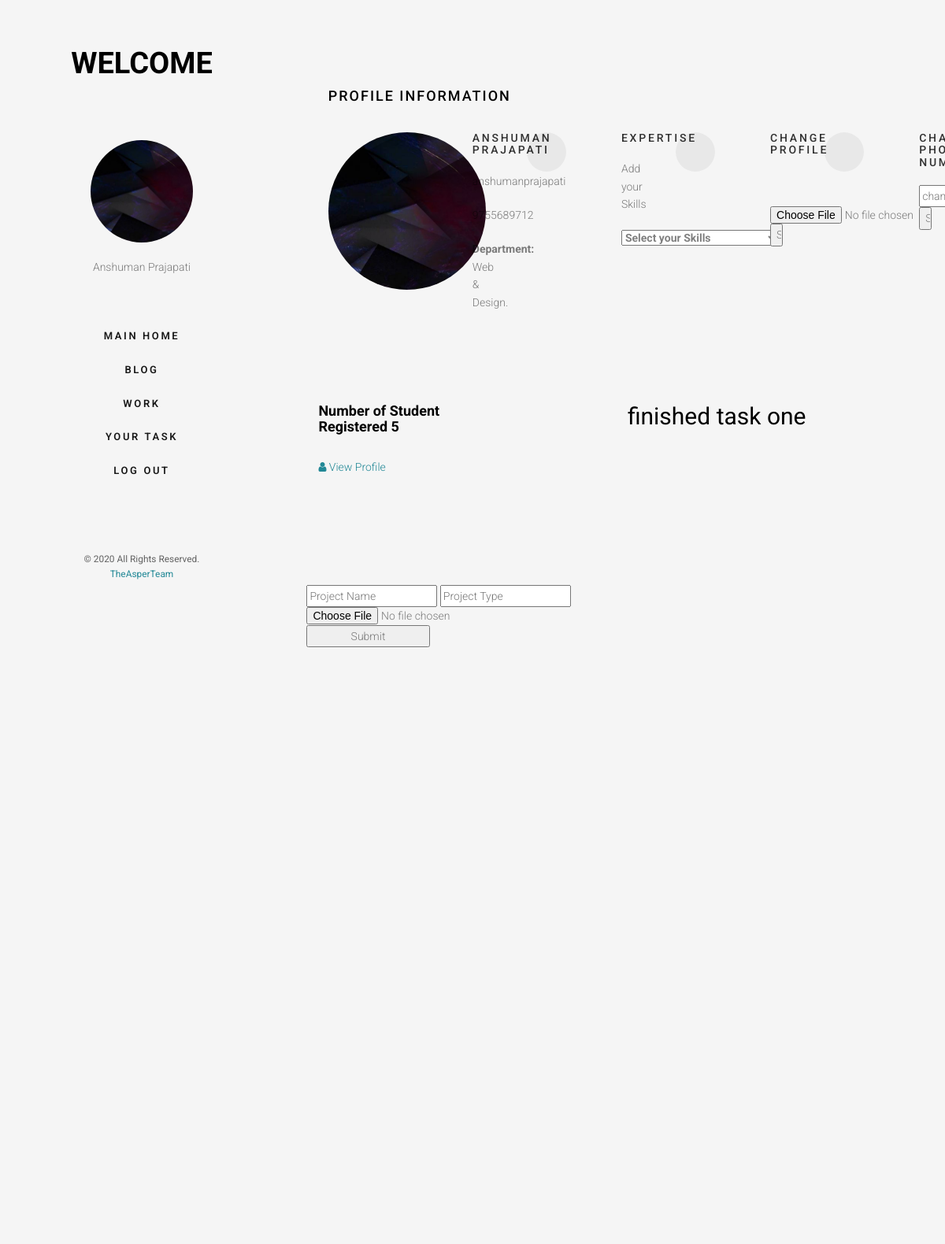
/profile/ (signed in), run on the app's committed database.
### asper/models.py (models this page shows, shortened)
class UserDetail(models.Model):
    usr = models.ForeignKey(User,on_delete=models.CASCADE,null=True)
    image = models.FileField(null=True)
    phone = models.TextField(max_length=10, null=True)
    dept = models.TextField(max_length=20, null=True)

### asper/views.py (the view, shortened to what this page needs)
# urls.py: path('profile/', Profile, name='Profile'),
def Profile(request):
    userdata = UserDetail.objects.filter(usr=request.user).first()
    first = FirstTask.objects.filter(usr=request.user).first()
    count = User.objects.count()
    return render(request, 'profile.html', {'userdata': userdata, 'first':first, 'count':count})

### asper/templates/profile.html (shortened to what this page needs)
{% load static %}
<!DOCTYPE html>
<html lang="en">
<head>
    <link href="https://netdna.bootstrapcdn.com/bootstrap/3.2.0/css/bootstrap.min.css" rel="stylesheet" id="bootstrap-css">
    <link href="{% static 'css/profile.css' %}" rel="stylesheet">
    <link href="{% static 'css/index.css' %}" rel="stylesheet">
    <link href="https://netdna.bootstrapcdn.com/font-awesome/4.0.3/css/font-awesome.min.css" rel="stylesheet">
	<link rel="stylesheet" href="{% static 'css/animate.css' %}">
	<link rel="stylesheet" href="{% static 'css/icomoon.css' %}">
	<link rel="stylesheet" href="{% static 'css/bootstrap.css' %}">
	<link rel="stylesheet" href="{% static 'css/flexslider.css' %}">
	<link rel="stylesheet" href="{% static 'css/profile.css' %}">
</head>
<body>
	<div id="fh5co-page">
		<aside id="fh5co-aside" role="complementary" class="border js-fullheight">
			<h3 id="fh5co-logo">Welcome</a></h3>
			<nav id="fh5co-main-menu" role="navigation">
				<ul>
					<li><img src="{{ userdata.image.url }}" alt="profile" height="130" width="130"></li>
					<li>{{ request.user.first_name }} {{ request.user.last_name }}</li><br><br>
					<li><a href="{% url 'Index' %}">Main Home</a></li>
					<li><a href="#">Blog</a></li>
					<li><a href="{% url 'Work' %}">Work</a></li>
					<li><a href="#">Your Task</a></li>
                     {% if request.user.is_authenticated %}
                              <li><a href="{% url 'logout' %}">Log Out</a></li>
                              {% endif %}
				</ul>
			</nav>
			<div class="fh5co-footer">
				<p><small>&copy; 2020 All Rights Reserved.</span> <span> <a href="#" target="_blank">TheAsperTeam</a> </span> </small></p>
			</div>
		</aside>
		<div id="fh5co-main">
		<div class="fh5co-narrow-content">
			<div class="fh5co-narrow-content">
				<h2 class="fh5co-heading animate-box" data-animate-effect="fadeInLeft">Profile Information</h2>
				<div class="row">
					<div class="col-md-1">
						<div class="fh5co-feature animate-box" data-animate-effect="fadeInLeft">
								<img src="{{ userdata.image.url }}" alt="profile" height="200" width="200">
						</div>
					</div>
					<div class="col-md-3">
						<div class="fh5co-feature animate-box" data-animate-effect="fadeInLeft">
							<div class="fh5co-text">
								<h3>{{ request.user.first_name }} {{ request.user.last_name }}</h3>
								<p>{{ request.user.username }} </p>
								<p>{{ userdata.phone }}</p>
                                <p><strong>Department: </strong> {{ userdata.dept }}. </p>
							</div>
						</div>
					</div>
					<div class="col-md-3">
						<div class="fh5co-feature animate-box" data-animate-effect="fadeInLeft">
							<div class="fh5co-icon">
								<i class="icon-params"></i>
							</div>
							<div class="fh5co-text">
								<h3>Expertise</h3>
								<p>Add your Skills </p>
								<form>
								  <div class="multiselect">
								    <div class="selectBox" onclick="showCheckboxes()">
								      <select>
								        <option>Select your	Skills</option>
								      </select>
								      <div class="overSelect"></div>
								    </div>
								  </div>
								</form>
							</div>
						</div>
					</div>
					<div class="col-md-3">
						<div class="fh5co-feature animate-box" data-animate-effect="fadeInLeft">
							<div class="fh5co-icon">
								<i class="icon-search4"></i>
							</div>
							<div class="fh5co-text">
								<h3>Change Profile</h3><br>
								<p> <form action="#" method="post" enctype="multipart/form-data">
                             <input type="file"  placeholder=" "  name="img" />
                      <input type="submit"  style="width: 40%"></form>
                                </p>
							</div>
						</div>
					</div>
					<div class="col-md-2">
						<div class="fh5co-feature animate-box" data-animate-effect="fadeInLeft">
							<div class="fh5co-icon">
								<i class="icon-paperplane"></i>
							</div>
							<div class="fh5co-text">
								<h3>Change Phone Number</h3>
								<p><form action="#" method="post" enctype="multipart/form-data">
                                                                <input type="text"  placeholder="change phone number"  name="phone" />
                                                                <input type="submit" value="Save" style="width: 20%"></form></p>
							</div>
						</div>
					</div>
				</div>
			</div>
			<div class="col-xs-12 col-sm-4 emphasis">
                    <h4><strong>Number of Student Registered {{ count }} </strong></h4>
                    <a href="{% url 'AllProfiles' %}"><span class="fa fa-user"></span> View Profile </a>
                </div>
			<center>{% if first.Q1 != None %}
                <h2>finished task one</h2>
			 {% else %}
			 <button class="btn btn-primary btn-lg">
				 <a href="{% url 'FirstTask' %}">First Task</a>
			 </button>
			{% endif %}
		 </center>
		</div>
			<div class="fh5co-narrow-content">
					<form action="#" method="post" enctype="multipart/form-data">
							<input type="text"  placeholder="Project Name"  name="projectname", required="" />
							<input type="text"  placeholder="Project Type"  name="projecttype" required=""/>
                             <input type="file"  placeholder=" "  name="projectimg" required=""/>
                     			 <input type="submit"  style="width: 20%"></form>
			</div>
			<div class="fh5co-narrow-content">
				<div class="row row-bottom-padded-md">
					</div>
			</div>
		</div>
	</div>
</body>
</html>

### asper/static/css/profile.css (style rules this page uses)
body { font-family: "Roboto", Arial, sans-serif; font-weight: 300; font-size: 14px; line-height: 1.6; color: rgba(0, 0, 0, 0.5); background: whitesmoke; }
a { color: #228896; -webkit-transition: 0.5s; -o-transition: 0.5s; transition: 0.5s; }
p { margin-bottom: 1.5em; }
h1, h2, h3, h4, h5, h6 { color: #000; font-family: "Roboto", Arial, sans-serif; font-weight: 400; margin: 0 0 30px 0; }
#fh5co-page { width: 100%; overflow: hidden; position: relative; }
#fh5co-aside { padding-top: 60px; padding-bottom: 40px; width: 20%; position: fixed; bottom: 0; top: 0; left: 0; overflow-y: scroll; z-index: 1001; -webkit-transition: 0.5s; -o-transition: 0.5s; transition: 0.5s; }
@media screen and (max-width: 1200px) { #fh5co-aside { width: 30%; } }
#fh5co-aside #fh5co-logo { text-align: center; font-family: "Roboto", Arial, sans-serif; font-weight: 700; margin-bottom: 2em; text-transform: uppercase; font-size: 38px; }
#fh5co-aside #fh5co-main-menu ul { text-align: center; margin: 0; padding: 0; }
#fh5co-aside #fh5co-main-menu ul li { margin: 0 0 20px 0; padding: 0; list-style: none; }
#fh5co-aside #fh5co-main-menu ul li a { color: rgba(0, 0, 0, 0.9); text-decoration: none; letter-spacing: .1em; text-transform: uppercase; font-size: 13px; font-weight: 600; position: relative; padding: 10px 10px; letter-spacing: .2em; font-family: "Roboto", Arial, sans-serif; -webkit-transition: 0.3s; -o-transition: 0.3s; transition: 0.3s; }
#fh5co-aside #fh5co-main-menu ul li a:after { content: ""; position: absolute; height: 2px; bottom: 7px; left: 10px; right: 10px; background-color: #228896; visibility: hidden; -webkit-transform: scaleX(0); -moz-transform: scaleX(0); -ms-transform: scaleX(0); -o-transform: scaleX(0); transform: scaleX(0); -webkit-transition: all 0.3s cubic-bezier(0.175, 0.885, 0.32, 1.275); -moz-transition: all 0.3s cubic-bezier(0.175, 0.885, 0.32, 1.275); -ms-transition: all 0.3s cubic-bezier(0.175, 0.885, 0.32, 1.275); -o-transition: all 0.3s cubic-bezier(0.175, 0.885, 0.32, 1.275); transition: all 0.3s cubic-bezier(0.175, 0.885, 0.32, 1.275); }
#fh5co-aside .fh5co-footer { position: absolute; bottom: 40px; font-size: 14px; text-align: center; width: 100%; font-weight: 400; color: rgba(0, 0, 0, 0.6); padding: 0 20px; }
#fh5co-aside .fh5co-footer span { display: block; }
#fh5co-main { width: 80%; float: right; -webkit-transition: 0.5s; -o-transition: 0.5s; transition: 0.5s; }
@media screen and (max-width: 1200px) { #fh5co-main { width: 70%; } }
#fh5co-main .fh5co-narrow-content { position: relative; width: 93%; margin: 0 auto; padding: 4em 0; clear: both; }
.fh5co-feature { text-align: left; width: 80%; float: left; margin-bottom: 40px; position: relative; }
.fh5co-feature .fh5co-icon { position: absolute; top: 0; left: 0; width: 50px; height: 50px; display: table; text-align: center; background: rgba(0, 0, 0, 0.05); -webkit-border-radius: 50%; -moz-border-radius: 50%; -ms-border-radius: 50%; border-radius: 60%; }
.fh5co-feature .fh5co-icon i { display: table-cell; vertical-align: middle; color: #228896; font-size: 15px; height: 20px; }
.fh5co-feature .fh5co-text { padding-left: 120px; width: 100%; }
.fh5co-feature .fh5co-text h2, .fh5co-feature .fh5co-text h3 { margin: 0; padding: 0; }
.fh5co-feature .fh5co-text h3 { font-weight: 500; margin-bottom: 20px; color: rgba(0, 0, 0, 0.8); font-size: 14px; letter-spacing: .2em; text-transform: uppercase; }
.fh5co-heading { font-size: 18px; margin-bottom: 2em; font-weight: 500; text-transform: uppercase; letter-spacing: 2px; }
.row-bottom-padded-md { padding-bottom: 4em; }
.js .animate-box { opacity: 0; }
img { border-radius: 50%; }
.multiselect { width: 200px; }
.selectBox { position: relative; }
.selectBox select { width: 100%; font-weight: bold; }
.overSelect { position: absolute; left: 0; right: 0; top: 0; bottom: 0; }

### asper/static/css/index.css (style rules this page uses)
html { scroll-behavior: smooth; }
* { -webkit-box-sizing: border-box; box-sizing: border-box; }
body { font-family: Arial, Helvetica, "Liberation Sans", FreeSans, sans-serif; margin:0; padding:0; border-width:0; background: #dfe7e9; }
a { color: #ffffff; }

### asper/static/css/icomoon.css (style rules this page uses)
[class^="icon-"], [class*=" icon-"] { font-family: 'icomoon' !important; speak: none; font-style: normal; font-weight: normal; font-variant: normal; text-transform: none; line-height: 1; -webkit-font-smoothing: antialiased; -moz-osx-font-smoothing: grayscale; }
.icon-search4:before { content: "\e909"; }
.icon-paperplane:before { content: "\e91e"; }
.icon-params:before { content: "\e91f"; }

### data on the page
UserDetail: image (picture), phone "9755689712", dept "Web & Design"

### other printed values
{{ request.user.first_name }} "Anshuman"
{{ request.user.last_name }} "Prajapati"
{{ request.user.first_name }} "ANSHUMAN"
{{ request.user.last_name }} "PRAJAPATI"
{{ request.user.username }} "anshumanprajapati"
{{ count }} "5"
